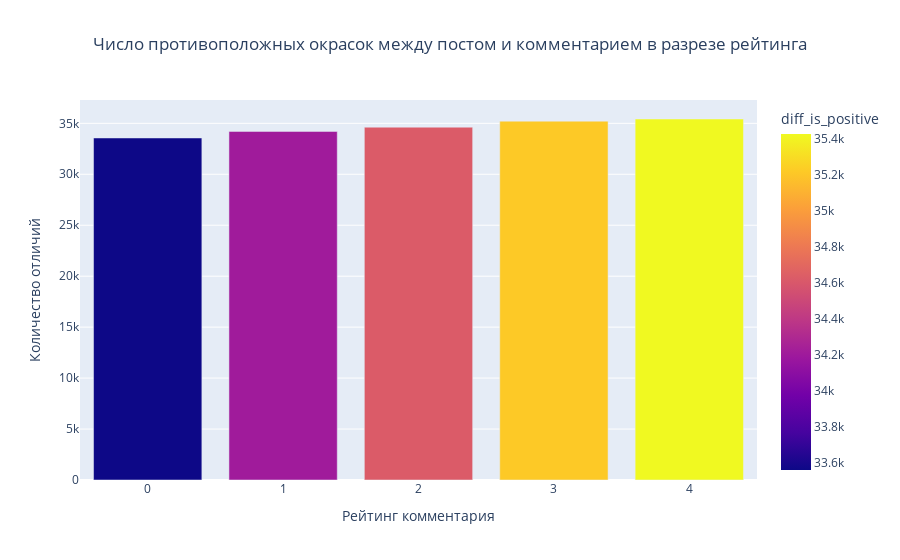

Notebook code for this chart:
### Markdown cell above
Ранее мы получили признак diff_is_positive - признак, созданный с помощью библиотеки TextBlob, который показывает отличается ли позитивность поста и комментария:
- если 0 - значит пост и комментарий в одной эмоциональной окраске, т.е. оба негативные или оба позитивные
- если 1 - значит их окраска противоположна.
Соответственно, чем больше значение в каждой группе рейтинга комментария, тем больше в этом рейтинге противоположностей.

### Code cell
diff_positive_df = train_df.groupby('score')['diff_is_positive'].sum().reset_index()

diff_positive_plot = px.bar(
    data_frame=diff_positive_df,
    x='score',
    y='diff_is_positive',
    color='diff_is_positive',
    title='Число противоположных окрасок между постом и комментарием в разрезе рейтинга'
)

diff_positive_plot.update_layout(
    xaxis_title='Рейтинг комментария',
    yaxis_title='Количество отличий',
    title=dict(x=.5, xanchor='center')
)

diff_positive_plot.show()

### Figure 1 — Plotly figure (JSON) as saved in the notebook; plotly's stock layout.template omitted (floating-point values rounded to 4 significant figures)
{"data": [{"alignmentgroup": "True", "hovertemplate": "score=%{x}<br>diff_is_positive=%{marker.color}<extra></extra>", "legendgroup": "", "marker": {"color": [33562, 34207, 34624, 35213, 35425], "coloraxis": "coloraxis", "pattern": {"shape": ""}}, "name": "", "offsetgroup": "", "orientation": "v", "showlegend": false, "textposition": "auto", "type": "bar", "x": [0, 1, 2, 3, 4], "xaxis": "x", "y": [33562, 34207, 34624, 35213, 35425], "yaxis": "y"}], "layout": {"barmode": "relative", "coloraxis": {"colorbar": {"title": {"text": "diff_is_positive"}}, "colorscale": [[0, "#0d0887"], [0.1111, "#46039f"], [0.2222, "#7201a8"], [0.3333, "#9c179e"], [0.4444, "#bd3786"], [0.5556, "#d8576b"], [0.6667, "#ed7953"], [0.7778, "#fb9f3a"], [0.8889, "#fdca26"], [1, "#f0f921"]]}, "legend": {"tracegroupgap": 0}, "title": {"text": "Число противоположных окрасок между постом и комментарием в разрезе рейтинга", "x": 0.5, "xanchor": "center"}, "xaxis": {"anchor": "y", "domain": [0, 1], "title": {"text": "Рейтинг комментария"}}, "yaxis": {"anchor": "x", "domain": [0, 1], "title": {"text": "Количество отличий"}}}}
